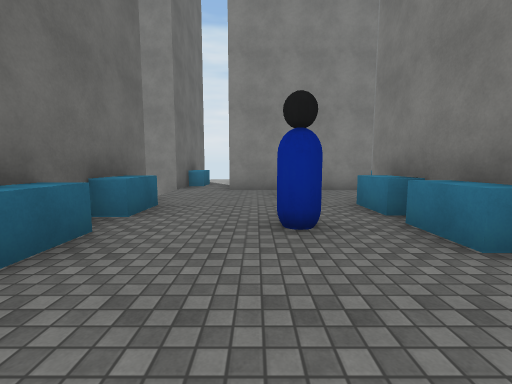
View 1 (above)

17 first-person views from a walk through a Unity game level. The camera is 1.4 m above the floor, tilts 6° down and sees 90° across. The floor is counted in squares, 2 m on a side. Each view is taken from the middle of a square. On the plan, view 1 faces up. The plan holds only what a view shows up to about 9 squares ahead; the rest is blank. The place goes on beyond the plan. The player character is not drawn. Surface patterns are stand-ins for the level's own textures.

View 2
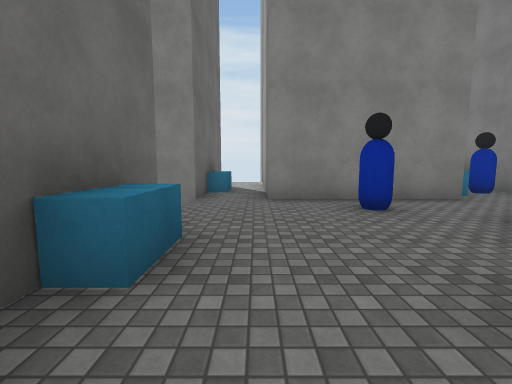

View 3
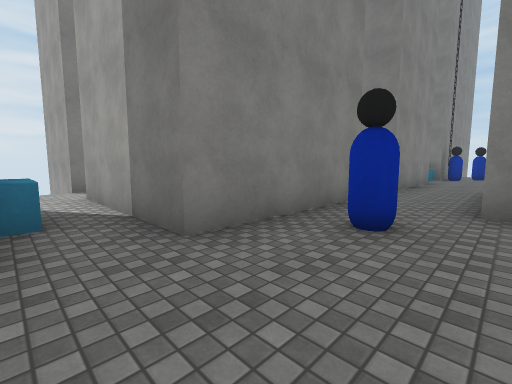

View 4
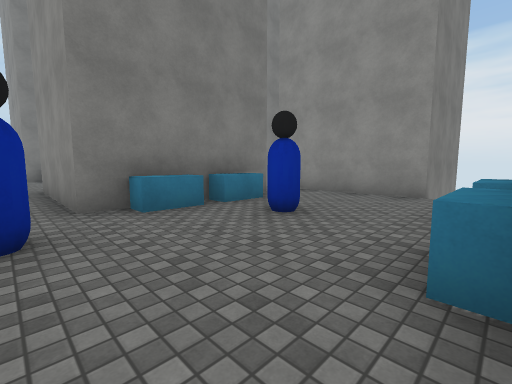

View 5
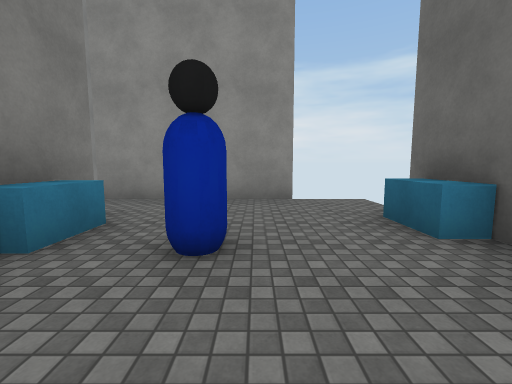

View 6
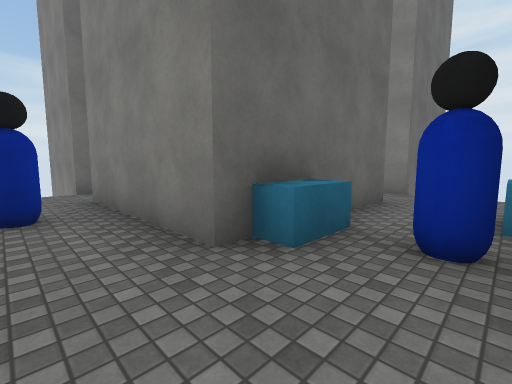

View 7
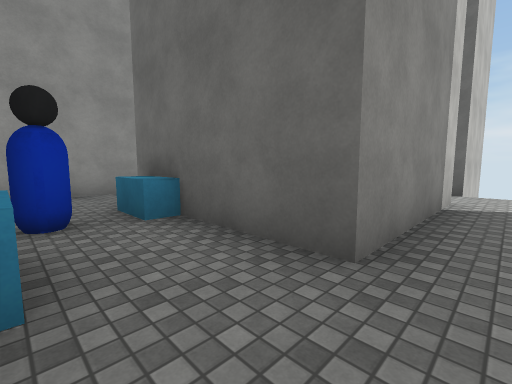

View 8
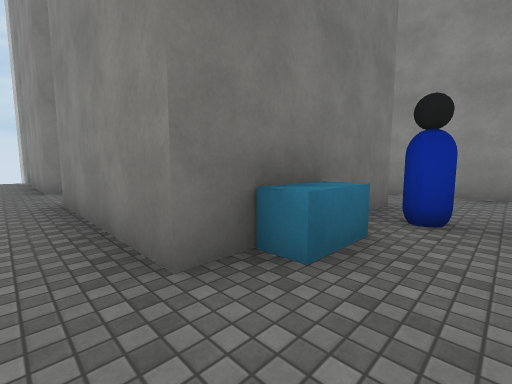

View 9
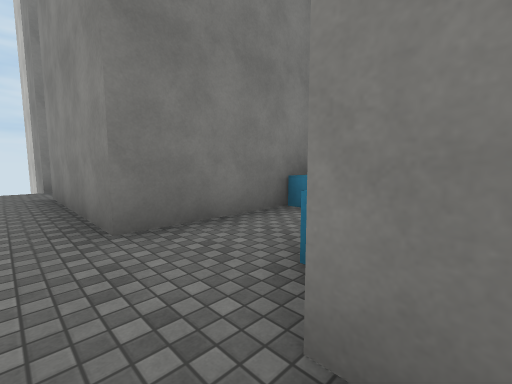

View 10
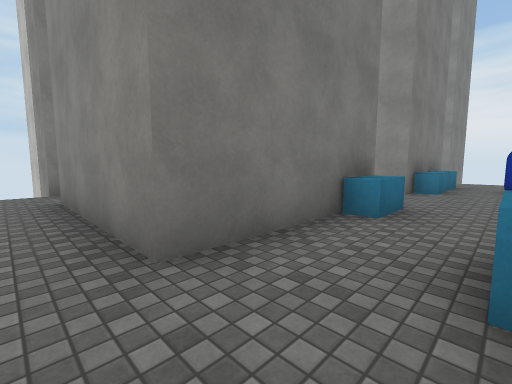

View 11
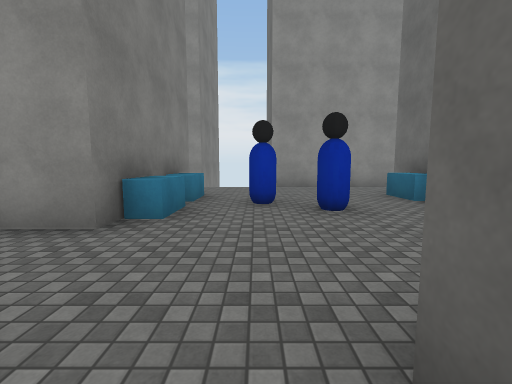

View 12
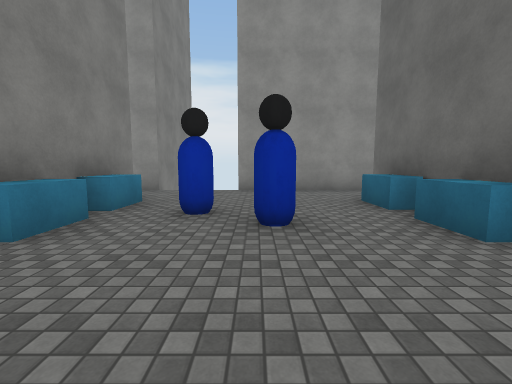

View 13
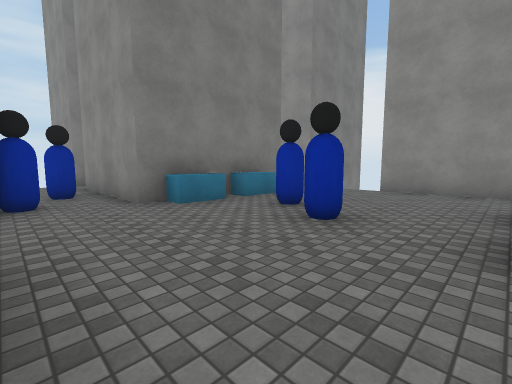

View 14
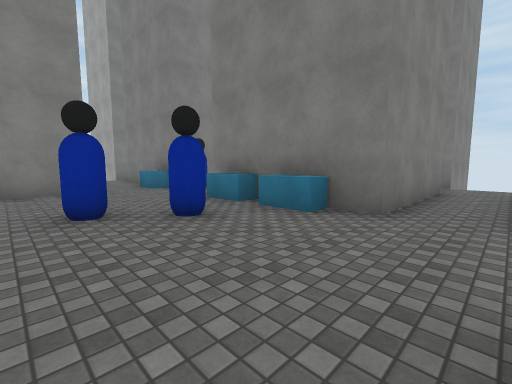

View 15
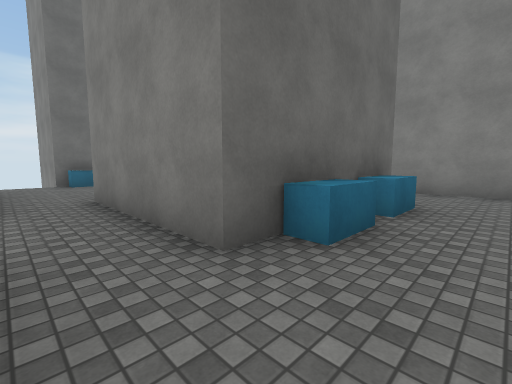

View 16
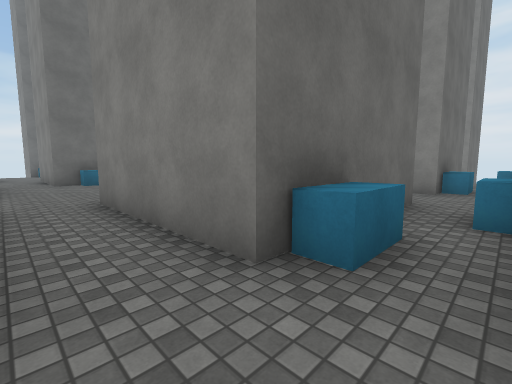

View 17
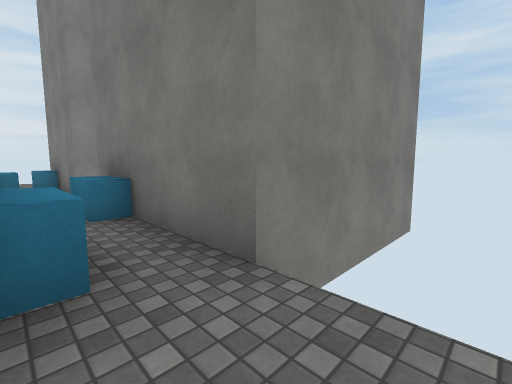

### Floor plan
Points are (right, up) in squares from view 1. A wall is a line through its corners. A room is listed if a view was taken in it or the views show most of it. See-through windows are left out.
Room 1 (views 1, 2, 3, 4, 5, 6, 7, 8)
walls: (2.6, 7.2) (-0.7, 7.2) (-0.7, 11.2) (3.2, 11.2) (3.2, 8.4); (2.4, 4.4) (2.4, 5.2) (5.4, 5.2); (-2.2, 5.2) (-2.2, 1.3) (-3.5, 1.3); (5.5, 7.1) (5.5, 11.2); (-3.5, 11.2) (-2.2, 11.2) (-2.2, 7.2) (-3.5, 7.2); (3.2, 12.8) (2.8, 12.8); (-0.7, -1.5) (-0.7, -0.3) (1.5, -0.3)
ways out: opening at (2.5, 0.5) to room 2; opening at (6, 6.5) to room 2; opening at (6, 12) to room 2
objects: block (-2, 2); block (-2, 4); block (-2, 9); other object (1, 3); other object (1, 6); block (2, 2) to (2, 3); block (2, 4); block (3, 8); other object (5, 8); block (5, 10)
Room 2 (views 9, 10, 11, 12, 13, 14, 15, 16, 17)
walls: (11.7, 7.5) (11.7, 9.5); (9, 7.2) (5.8, 7.2); (15.8, 3.5) (15.8, 2.4); (5.4, 5.2) (6.4, 5.2) (6.4, 1.3) (5.5, 1.3); (15.6, 1.3) (11.7, 1.3) (11.7, 5.2) (14.4, 5.2); (11.7, 11.2) (14.5, 11.2); (11.7, -1.5) (11.7, -0.3) (12.5, -0.3); (17.8, 7.2) (17.3, 7.2) (17.3, 11.2) (18.5, 11.2); (15.8, 10.4) (15.8, 8.4); (5.5, -0.3) (9.5, -0.3); (3.6, 1.3) (2.5, 1.3); (5.5, 11.2) (9.5, 11.2); (18.5, 1.3) (17.3, 1.3) (17.3, 5.2); (1.5, -0.3) (3.2, -0.3)
ways out: opening at (2.5, 0.5) to room 1; opening at (6, 6.5) to room 1; opening at (6, 12) to room 1; opening at (10.5, 8.5); opening at (10.5, 11)
objects: block (7, 2) to (7, 3); block (7, 4); other object (9, 4); other object (10, 3); block (11, 3); block (11, 4); block (11, 8); other object (12, 7); other object (14, 6); block (16, 2); block (16, 8); block (17, 4); block (17, 10)

Where each view was taken, in squares from view 1:
view 1: 0 up, 0 right, facing up
view 2: 2 up, 1 left, facing up
view 3: 5 up, 2 left, facing up-right
view 4: 6 up, 2 left, facing down-right
view 5: 5 up, 0 right, facing down
view 6: 6 up, 5 right, facing up-left
view 7: 12 up, 5 right, facing down-left
view 8: 12 up, 4 right, facing down-right
view 9: 12 up, 9 right, facing down-right
view 10: 12 up, 10 right, facing down-right
view 11: 8 up, 10 right, facing down
view 12: 7 up, 9 right, facing down
view 13: 7 up, 7 right, facing down-right
view 14: 0 up, 8 right, facing up-right
view 15: 0 up, 8 right, facing up-left
view 16: 0 up, 17 right, facing up-left
view 17: 0 up, 16 right, facing up-right
